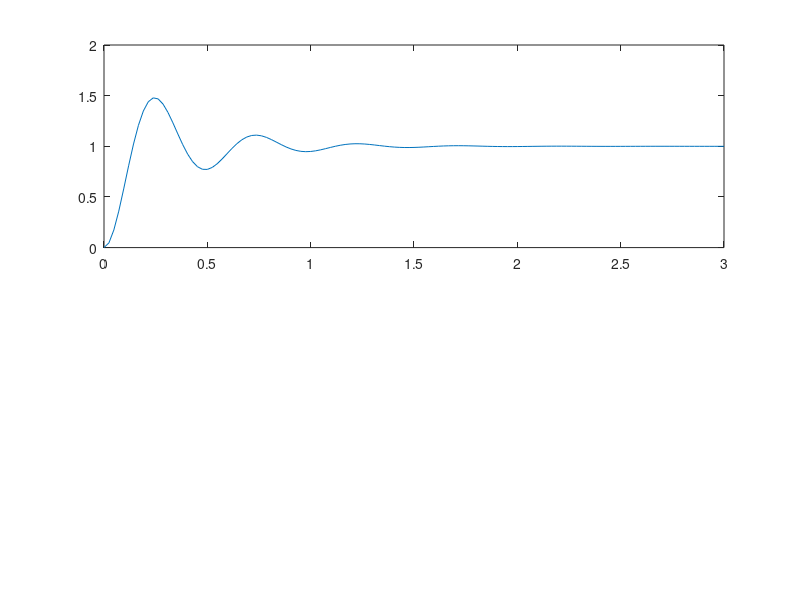

Write MATLAB code to recreate this figure. (Note: this script raises an error after producing the figure.)
clc;

close all;
ka=200; kp=1;
num1=[173.9];
deno= [1 6 173.9];
tf1= tf(num1,deno);
[y1 t1]= step(tf1);
figure(1);
subplot(2,1,1)
plot(t1,y1);

% xlabel('time in sec');
% ylabel('amplitude');
% title('dc motor position control');
stepinfo(tf1)

ka=1000; kp=1;
num2=[869.56];
deno2= [1 6 869.56];
tf2= tf(num1,deno2);
[y2 t2]= step(tf2);
figure(1);
subplot(2,1,2)
plot(t2,y2);

% xlabel('time in sec');
% ylabel('amplitude');
% title('dc motor position control');
stepinfo(tf2)
